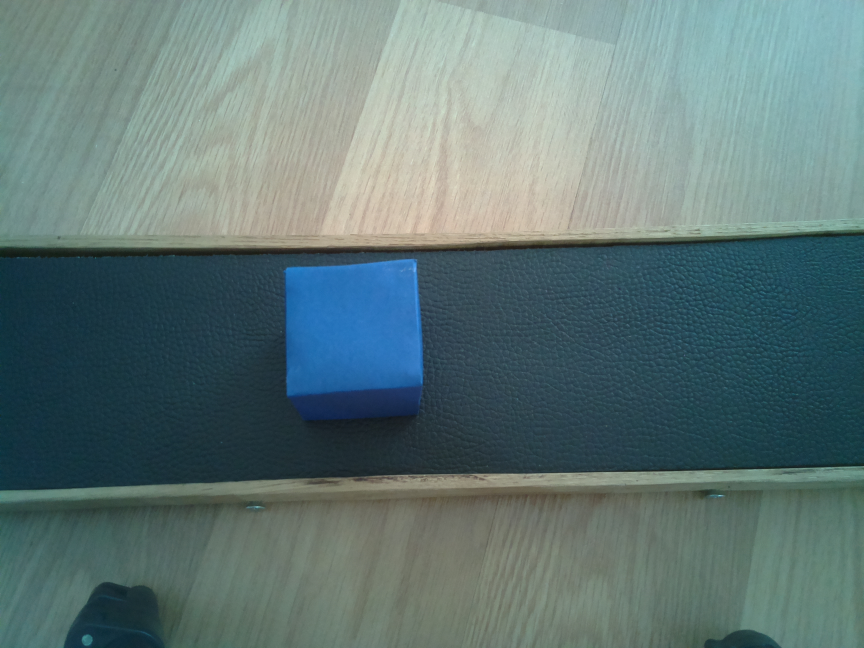
#> input picture ebrar/data/images/0.jpg, 2592 x 1944 px, given in place of the camera (shown at 1/3 size)
$ python cagri.py
#> lines starting #> are read from the running program, lines starting #| are printed output that depends on the picture; after the words box and inside, x2 and y2 are one past the last pixel; in counts of white or black regions, pixels touching at a corner belong together
import cv2
import numpy as np
import imutils
import time

cap = cv2.VideoCapture(0)
cap.set(cv2.CAP_PROP_FRAME_WIDTH, 600)
cap.set(cv2.CAP_PROP_FRAME_HEIGHT, 600)
#cap.set(cv2.CAP_PROP_FPS, 5)
#fps = int(cap.get(5))


while True:
    start = time.time()
    _, img = cap.read()
#> img is the input picture: shape (1944, 2592, 3); mean B, G, R 118.7, 119.4, 96.8
    hsv_img = cv2.cvtColor(img, cv2.COLOR_BGR2HSV)
#> hsv_img: shape (1944, 2592, 3); mean H, S, V 77, 76.3, 125.7
    gray_img = cv2.cvtColor(img, cv2.COLOR_BGR2GRAY)
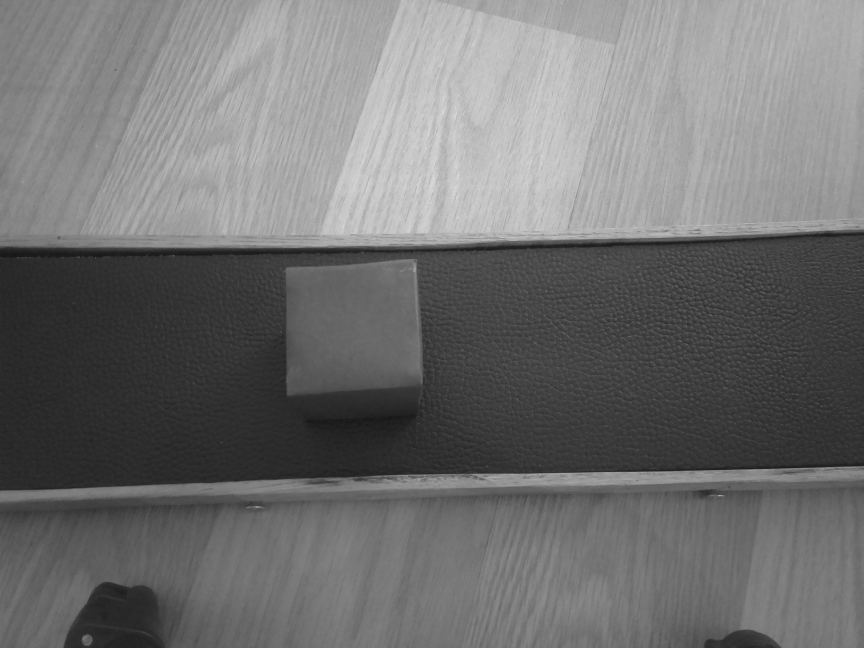
#> gray_img: shape (1944, 2592) (shown at 1/3 size); min 18, max 225, mean 112.5


# COLORS
    # BLUE COLOR
    low_blue = np.array([90, 80, 2])
    high_blue = np.array([130, 255, 255])

    #GREEN COLOR
    low_green = np.array([35, 70, 80])
    high_green = np.array([70, 255, 255])

    # RED COLOR
    low_red = np.array([0, 50, 50])
    high_red = np.array([10, 255, 255])


# MASKS
    blue_mask = cv2.inRange(hsv_img, low_blue, high_blue)
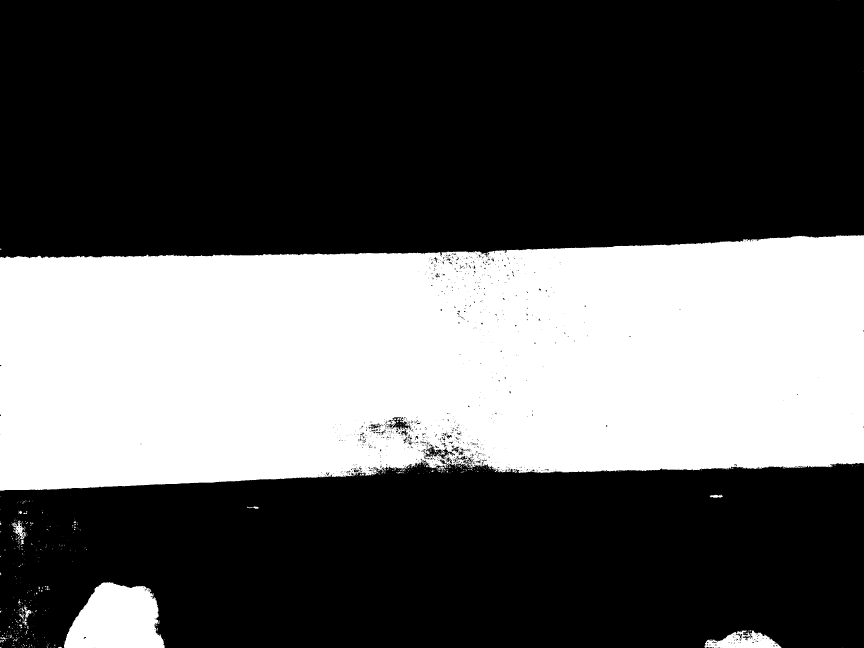
#> blue_mask: shape (1944, 2592) (shown at 1/3 size); 35.6% white; 546 white regions (509 under 20 px), largest, box (x1, y1, x2, y2) and area: (0, 705, 2592, 1472) 1738687, (192, 1746, 494, 1944) 44300, (2113, 1891, 2345, 1944) 7153
    green_mask = cv2.inRange(hsv_img, low_green, high_green)
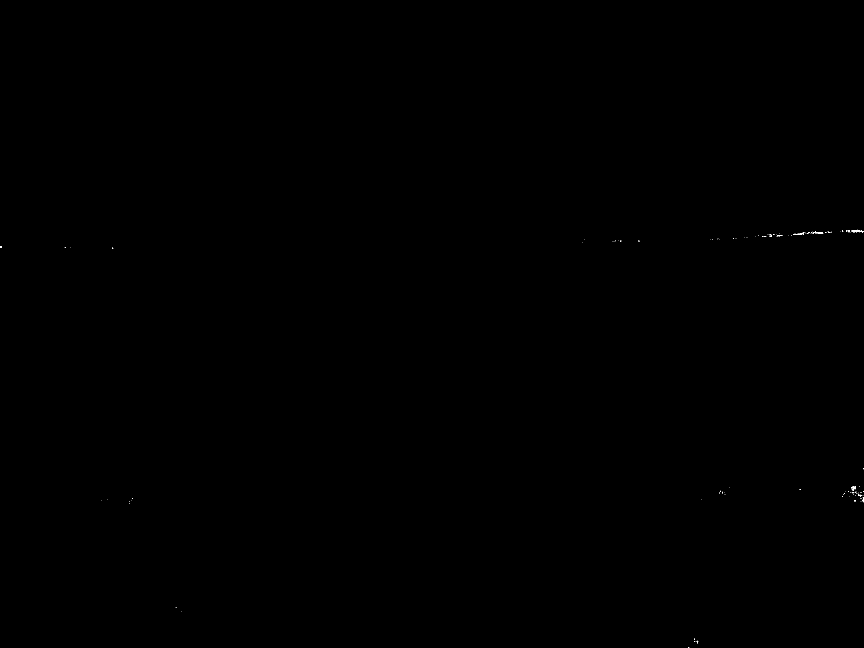
#> green_mask: shape (1944, 2592) (shown at 1/3 size); 0.02% white in thin lines or dots, all inside (x1, y1, x2, y2) = (0, 689, 2592, 1944)
    red_mask = cv2.inRange(hsv_img, low_red, high_red)
#> red_mask: shape (1944, 2592); 0% white in thin lines or dots, all inside (x1, y1, x2, y2) = (823, 664, 1582, 1489)


# CONTOURS
    # BLUE contour
    ret, thresh = cv2.threshold(gray_img, 127, 255, 0)
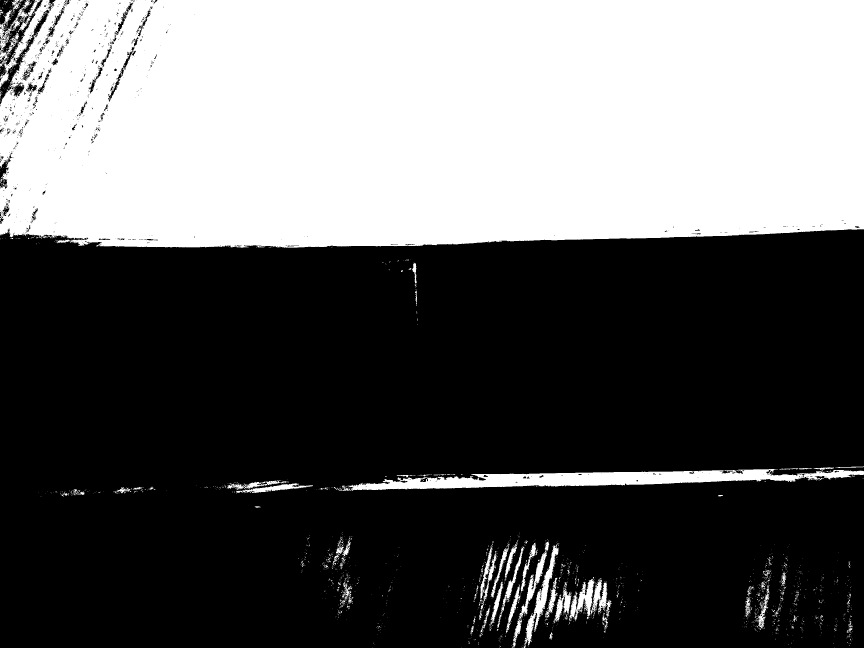
#> thresh: shape (1944, 2592) (shown at 1/3 size); 38.5% white; 2254 white regions (2126 under 20 px)
    contours, hierarchy = cv2.findContours(thresh, cv2.RETR_TREE, cv2.CHAIN_APPROX_SIMPLE)
#> contours = 4567 contours, 4306 with area under 20; largest, box (x1, y1, x2, y2) and area: (0, 0, 2592, 743) 1852922, (1026, 1407, 2592, 1473) 44908, (1574, 1634, 1676, 1937) 5302, (1707, 1736, 1783, 1863) 3675, (1556, 1656, 1641, 1858) 2790


# COLOR and SHAPE DETECTION
    # for blue object
    for contour in contours:
        area = cv2.contourArea(contour)
        if area > 1600 and area < 16000:

            approx = cv2.approxPolyDP(contour, 0.01 * cv2.arcLength(contour, True),True)
            print(approx)
            cv2.drawContours(img, [contour], -1, (0, 255, 0),3)

            # Finding center point of shape
            O = cv2.moments(contour)
            if O['m00'] != 0.0:
                x = int(O['m10']/O['m00'])
                y = int(O['m10']/O['m00'])


            cv2.circle(img,(x,y),3,(255,255,255),-1)
            # cv2.putText(img, "BLUE", (x-20,y-20), cv2.FONT_HERSHEY_SIMPLEX, 2.5, (255, 255, 255),3)

            # putting shape name at center of each shape
            if len(approx) == 3:
                cv2.putText(img, 'Triangle', (x, y),
                    cv2.FONT_HERSHEY_SIMPLEX, 0.6, (255, 255, 255), 2)

            elif len(approx) == 4:
                cv2.putText(img, 'Square', (x, y),
                    cv2.FONT_HERSHEY_SIMPLEX, 0.6, (255, 255, 255), 2)

            elif len(approx) > 100:
                cv2.putText(img, 'Circle', (x, y),
                    cv2.FONT_HERSHEY_SIMPLEX, 0.6, (255, 255, 255), 2)
#> this loop made 4567 passes
#> (area, x, y) on passes 926, 1382, 1871, 1982, 2008, 2392: (1888.5, 1688, 1688), (3675, 1748, 1748), (2790, 1601, 1601), (1659.5, 1464, 1464), (5302, 1623, 1623), (1967.5, 822, 822)
#> area on pass 19: 22.5
#> (printed output is left out)


    cv2.imshow("camera",img)

    stop = time.time()
    time.sleep(0.1)

    key = cv2.waitKey(1)
#> (key Esc is pressed here)
    if key == 27:
        break

$ run again, on ebrar/data/images/100.jpg
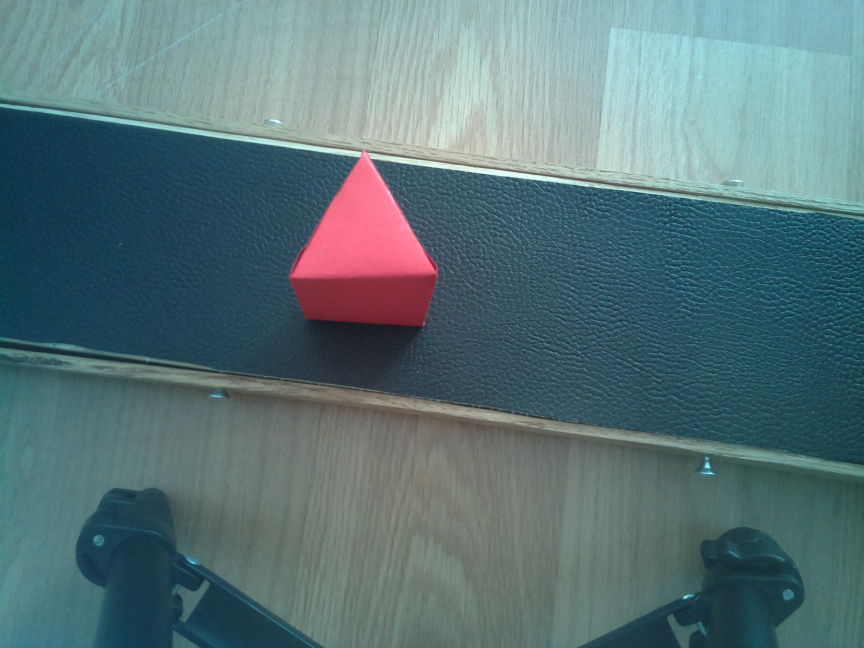
#> input picture ebrar/data/images/100.jpg, 2592 x 1944 px, given in place of the camera (shown at 1/3 size)
#> img is the input picture: shape (1944, 2592, 3); mean B, G, R 120.4, 116.2, 89.7
#> hsv_img: shape (1944, 2592, 3); mean H, S, V 89.3, 91.4, 125.8
#> `blue_mask = cv2.inRange(hsv_img, low_blue, high_blue)`:
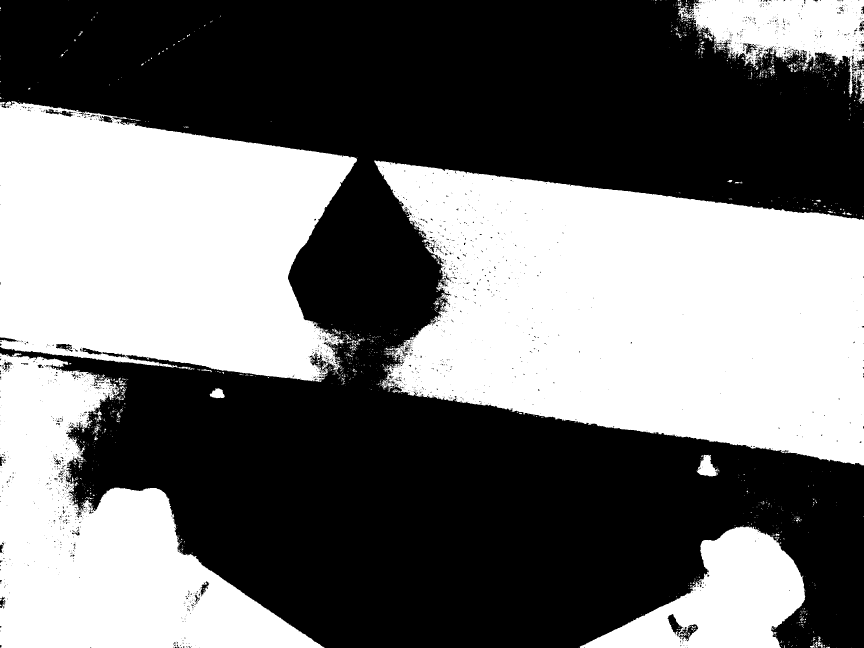
#> blue_mask: shape (1944, 2592) (shown at 1/3 size); 44.8% white; 1801 white regions (1655 under 20 px), largest, box (x1, y1, x2, y2) and area: (1122, 480, 2592, 1396) 956949, (0, 303, 1071, 1146) 674990, (0, 1060, 974, 1944) 406603
#> green_mask: shape (1944, 2592); 0% white in thin lines or dots, all inside (x1, y1, x2, y2) = (2227, 1376, 2471, 1382)
#> red_mask: shape (1944, 2592); 0% white in thin lines or dots, all inside (x1, y1, x2, y2) = (1045, 450, 1361, 1260)
#> `ret, thresh = cv2.threshold(gray_img, 127, 255, 0)`:
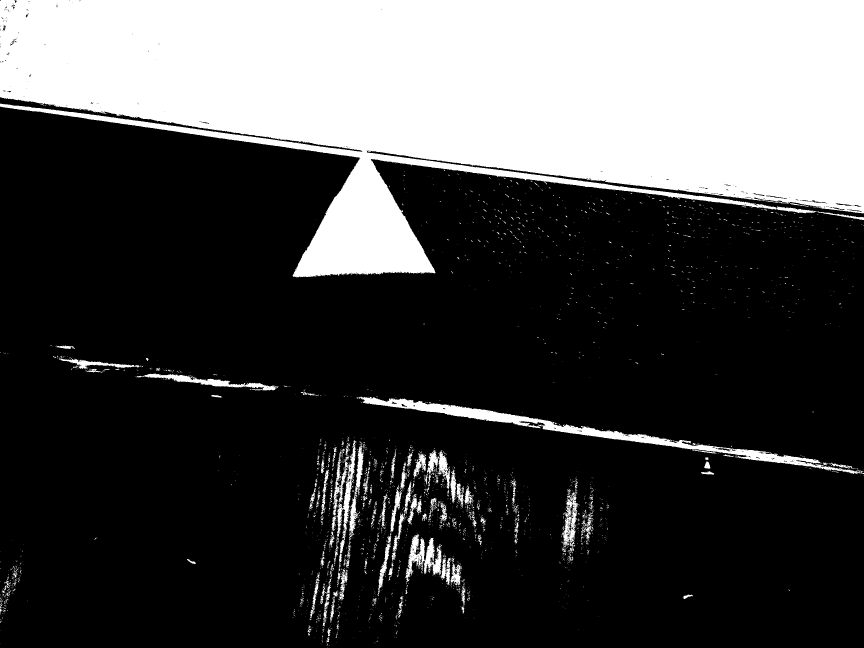
#> thresh: shape (1944, 2592) (shown at 1/3 size); 28.8% white; 3265 white regions (3023 under 20 px)
#> contours = 4883 contours, 4654 with area under 20; largest, box (x1, y1, x2, y2) and area: (0, 0, 2592, 832) 1339902, (1070, 1190, 2592, 1422) 30110, (1216, 1601, 1326, 1752) 5752, (406, 1120, 836, 1171) 4628, (1010, 1320, 1070, 1701) 4290
#> the loop `for contour in contours:` made 4883 passes
#> (area, approx, x, y) on pass 3972: (4628.5, [[406, 1130], [786, 1170], [835, 1160], [517, 1122]], 628, 628)
#> (printed output is left out)
